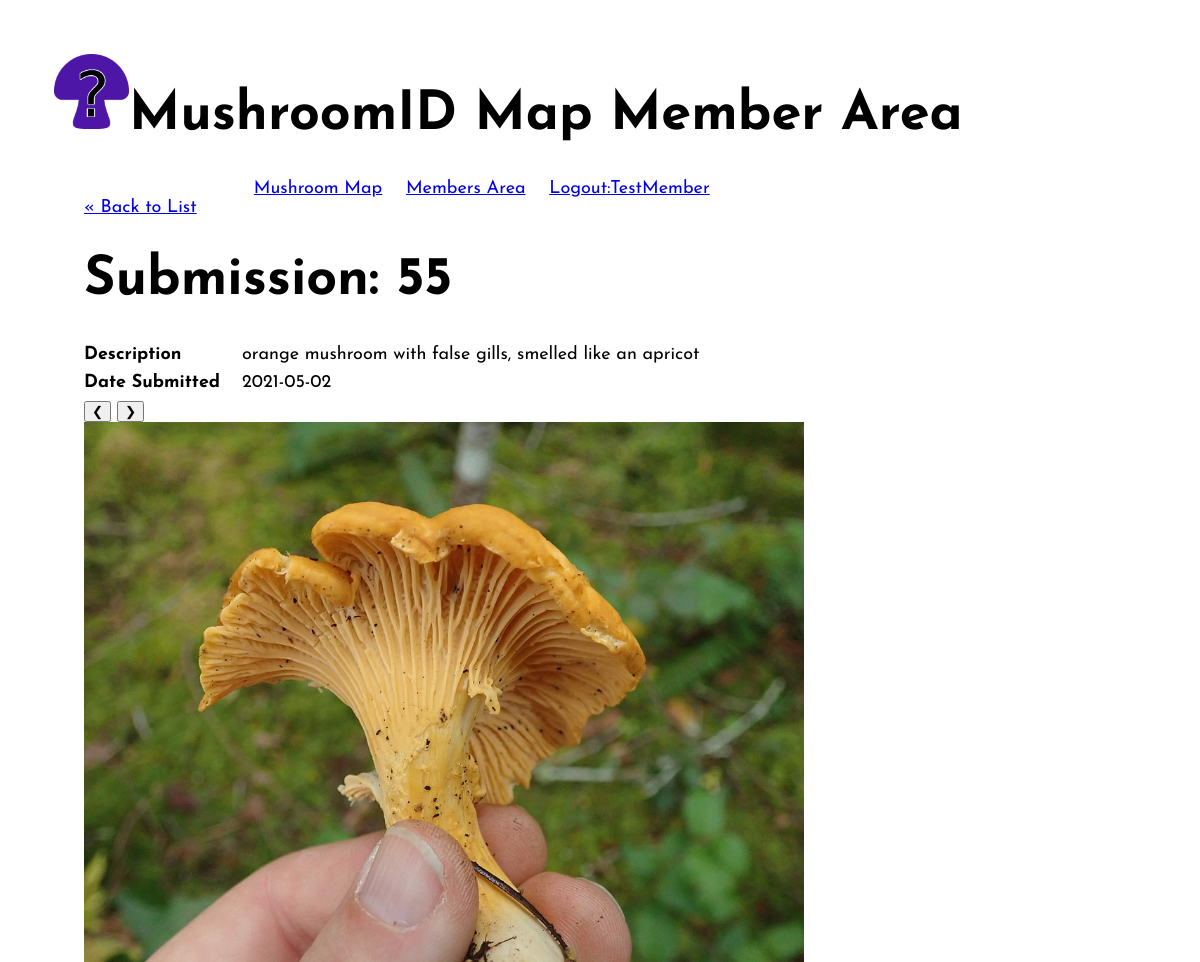
Page /public/mushroom-members/views/show_sub.php?id=55 (signed in) on the committed database.
### tables this page shows
CREATE TABLE `submission_sub` (
  `id_sub` int(11) NOT NULL,
  `id_usr` int(11) NOT NULL,
  `id_mshm` int(11) NOT NULL,
  `latitude_sub` float(10,6) NOT NULL,
  `longitude_sub` float(10,6) NOT NULL,
  `description_sub` text NOT NULL,
  `date_found_sub` date NOT NULL
);

### private/functions.php (called while the page is built, shortened)
<?php
function url_for($script_path) {
  if($script_path[0] != '/') {
    $script_path = "/" . $script_path;
  }
  return WWW_ROOT . $script_path;
}
function h($string="") {
  return htmlspecialchars($string);
}
?>

### private/classes/submission.class.php (called while the page is built, shortened)
<?php
 class Submission extends DatabaseObject {
    static protected $table_name = 'submission_sub';
 	static public function find_by_id_sub($id_sub) {
      $sql = "SELECT s.*, image1, image2 FROM " . static::$table_name . " s ";
       $sql .=" LEFT JOIN view_sub_images i ON s.id_sub = i.id_sub";
      $sql .= " WHERE s.id_sub=" . self::$database->quote($id_sub);
      $object_array = static::find_by_sql($sql);
      if(!empty($object_array)) {
          return array_shift($object_array);
      }   else    {
          return false;
      }
  }
}

### private/classes/databaseobject.class.php (called while the page is built, shortened)
<?php
class DatabaseObject {
  static protected $database;
  static public function set_database($database) {
    self::$database = $database;
  }
  static public function find_by_sql($sql) {
      $result = self::$database->query($sql);
      $object_array = [];
      while ($record = $result->fetch(PDO::FETCH_ASSOC)) {
          $object_array[] = static::instantiate($record);
        }
      return $object_array;
  }
  static public function instantiate($record) {
      $object = new static;
      foreach($record as $property => $value) {
          if(property_exists($object, $property)) {
              $object->$property = $value;
          }
      }
      return $object;
  }
}
?>

### public/mushroom-members/views/show_sub.php (the view, shortened to what this page needs)
<?php
$id = $_GET['id'] ?? '1';
$sub = Submission::find_by_id_sub($id);
?>
<?php include(SHARED_PATH . '/mushroom-members-header.php'); ?>
<div id="content">
  <a class="back-link" href="<?php echo url_for('/mushroom-members/views/submissionindex.php'); ?>">&laquo; Back to List</a>
  <div class="submission show">
    <h1>Submission: <?php echo h($sub->id_sub); ?></h1>
    <div class="attributes">
      <dl>
        <dt>Description</dt>
        <dd><?php echo h($sub->description_sub); ?></dd>
      </dl>
      <dl>
        <dt>Date Submitted</dt>
        <dd><?php echo h($sub->date_found_sub); ?></dd>
      </dl>
      <dl>
        <button class="left-arrow" onclick="plusDivs(-1)">&#10094;</button>
          <button class="right-arrow" onclick="plusDivs(+1)">&#10095;</button>
        <img class="mySlides showSub" src="../../images/<?php echo h($sub->image1); ?>"  />
      </dl>
    </div>
  </div>
</div>

### public/stylesheets/staff.css (style rules this page uses)
* { box-sizing: border-box; }
body, html { height: 80%; }
html { font: 18px 'Josefin Sans', Helvetica, sans-serif; }
body { margin: 3rem; padding: 0; }
h1 { font-size: 3rem; }
#content { min-height: 80%; padding: 0 30px; width: 80%; }
dl { clear: both; margin: 0.5em 0; overflow: hidden; }
dt { float: left; font-weight: bold; width: 140px; }
dd { float: left; margin-left: 1em; }
.mySlides { width: 50%; }
.mySlides.showSub { width: 40rem; height: auto; }

### rows in the picture
submission_sub: id_sub "55", description_sub "orange mushroom with false gills, smelled like an apricot", date_found_sub "2021-05-02"

### other values in the picture
$session->username_usr "TestMember"
